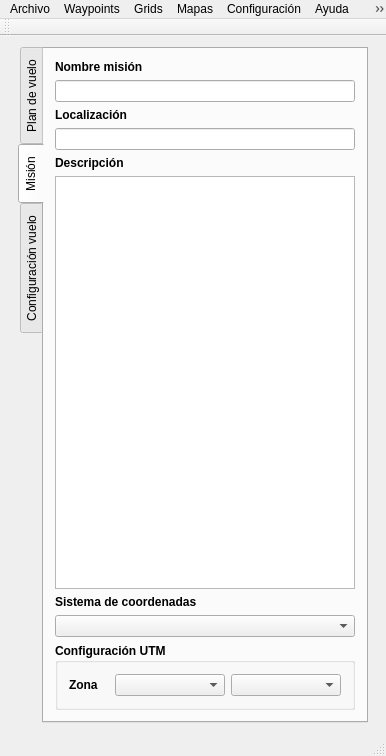
<?xml version="1.0" encoding="UTF-8"?>
<ui version="4.0">
 <class>MainWindow</class>
 <widget class="QMainWindow" name="MainWindow">
  <property name="geometry">
   <rect>
    <x>0</x>
    <y>0</y>
    <width>386</width>
    <height>756</height>
   </rect>
  </property>
  <property name="windowTitle">
   <string>WayPoint Editor by Novadrone</string>
  </property>
  <property name="windowIcon">
   <iconset resource="recursos.qrc">
    <normaloff>:/iconos/images/iconowp_8Vn_icon.ico</normaloff>:/iconos/images/iconowp_8Vn_icon.ico</iconset>
  </property>
  <widget class="QWidget" name="centralWidget">
   <layout class="QVBoxLayout" name="verticalLayout">
    <item>
     <layout class="QHBoxLayout" name="horizontalLayout">
      <item>
       <widget class="QTabWidget" name="tabWidget">
        <property name="enabled">
         <bool>true</bool>
        </property>
        <property name="sizePolicy">
         <sizepolicy hsizetype="Maximum" vsizetype="Maximum">
          <horstretch>0</horstretch>
          <verstretch>0</verstretch>
         </sizepolicy>
        </property>
        <property name="minimumSize">
         <size>
          <width>0</width>
          <height>0</height>
         </size>
        </property>
        <property name="maximumSize">
         <size>
          <width>350</width>
          <height>1500</height>
         </size>
        </property>
        <property name="focusPolicy">
         <enum>Qt::NoFocus</enum>
        </property>
        <property name="layoutDirection">
         <enum>Qt::LeftToRight</enum>
        </property>
        <property name="tabPosition">
         <enum>QTabWidget::West</enum>
        </property>
        <property name="currentIndex">
         <number>1</number>
        </property>
        <property name="tabBarAutoHide">
         <bool>false</bool>
        </property>
        <widget class="QWidget" name="tab">
         <attribute name="title">
          <string>Plan de vuelo</string>
         </attribute>
         <layout class="QVBoxLayout" name="verticalLayout_3">
          <item>
           <widget class="QListView" name="planVueloListView"/>
          </item>
         </layout>
        </widget>
        <widget class="QWidget" name="tab_2">
         <attribute name="title">
          <string>Misión</string>
         </attribute>
         <layout class="QVBoxLayout" name="verticalLayout_4">
          <item>
           <widget class="QLabel" name="nombreMisionLabel">
            <property name="font">
             <font>
              <weight>75</weight>
              <bold>true</bold>
             </font>
            </property>
            <property name="text">
             <string>Nombre misión</string>
            </property>
           </widget>
          </item>
          <item>
           <widget class="QLineEdit" name="nombreProyectoEdit"/>
          </item>
          <item>
           <widget class="QLabel" name="localizacionLabel">
            <property name="font">
             <font>
              <weight>75</weight>
              <bold>true</bold>
             </font>
            </property>
            <property name="text">
             <string>Localización</string>
            </property>
           </widget>
          </item>
          <item>
           <widget class="QLineEdit" name="localizacionEdit"/>
          </item>
          <item>
           <widget class="QLabel" name="descripcionMisionLabel">
            <property name="font">
             <font>
              <weight>75</weight>
              <bold>true</bold>
             </font>
            </property>
            <property name="text">
             <string>Descripción</string>
            </property>
           </widget>
          </item>
          <item>
           <widget class="QPlainTextEdit" name="descripcionEdit"/>
          </item>
          <item>
           <widget class="QLabel" name="coordenadasLabel">
            <property name="font">
             <font>
              <weight>75</weight>
              <bold>true</bold>
             </font>
            </property>
            <property name="text">
             <string>Sistema de coordenadas</string>
            </property>
           </widget>
          </item>
          <item>
           <widget class="QComboBox" name="coordenadasComboBox"/>
          </item>
          <item>
           <widget class="QGroupBox" name="utmGroupBox">
            <property name="font">
             <font>
              <weight>75</weight>
              <bold>true</bold>
             </font>
            </property>
            <property name="title">
             <string>Configuración UTM</string>
            </property>
            <layout class="QHBoxLayout" name="horizontalLayout_7">
             <item>
              <widget class="QLabel" name="zonaLabel">
               <property name="maximumSize">
                <size>
                 <width>40</width>
                 <height>16777215</height>
                </size>
               </property>
               <property name="text">
                <string>Zona</string>
               </property>
              </widget>
             </item>
             <item>
              <widget class="QComboBox" name="letraZonacomboBox"/>
             </item>
             <item>
              <widget class="QComboBox" name="numeroZonacomboBox"/>
             </item>
            </layout>
           </widget>
          </item>
         </layout>
        </widget>
        <widget class="QWidget" name="tab_3">
         <attribute name="title">
          <string>Configuración vuelo</string>
         </attribute>
         <layout class="QVBoxLayout" name="verticalLayout_2">
          <item>
           <widget class="QScrollArea" name="scrollArea">
            <property name="widgetResizable">
             <bool>true</bool>
            </property>
            <widget class="QWidget" name="scrollAreaWidgetContents">
             <property name="geometry">
              <rect>
               <x>0</x>
               <y>0</y>
               <width>304</width>
               <height>657</height>
              </rect>
             </property>
             <layout class="QVBoxLayout" name="verticalLayout_6">
              <item>
               <widget class="QLabel" name="maxAlturaVisorLabel">
                <property name="font">
                 <font>
                  <weight>75</weight>
                  <bold>true</bold>
                 </font>
                </property>
                <property name="text">
                 <string>Altura máxima visor alturas</string>
                </property>
               </widget>
              </item>
              <item>
               <layout class="QHBoxLayout" name="horizontalLayout_2">
                <item>
                 <widget class="QLineEdit" name="maxAlturaVisorEdit">
                  <property name="text">
                   <string>150</string>
                  </property>
                 </widget>
                </item>
                <item>
                 <widget class="QLabel" name="metros1Label">
                  <property name="text">
                   <string>metros</string>
                  </property>
                 </widget>
                </item>
               </layout>
              </item>
              <item>
               <widget class="QLabel" name="maxAlturaVueloLabel">
                <property name="font">
                 <font>
                  <weight>75</weight>
                  <bold>true</bold>
                 </font>
                </property>
                <property name="text">
                 <string>Altura máxima de vuelo</string>
                </property>
               </widget>
              </item>
              <item>
               <layout class="QHBoxLayout" name="horizontalLayout_3">
                <item>
                 <widget class="QLineEdit" name="maxAlturaVueloEdit">
                  <property name="text">
                   <string>120</string>
                  </property>
                 </widget>
                </item>
                <item>
                 <widget class="QLabel" name="metros2Label">
                  <property name="text">
                   <string>metros</string>
                  </property>
                 </widget>
                </item>
               </layout>
              </item>
              <item>
               <layout class="QHBoxLayout" name="horizontalLayout_8">
                <item>
                 <widget class="QLabel" name="alturaWaypointsLabel">
                  <property name="font">
                   <font>
                    <weight>75</weight>
                    <bold>true</bold>
                   </font>
                  </property>
                  <property name="text">
                   <string>Altura waypoints</string>
                  </property>
                 </widget>
                </item>
               </layout>
              </item>
              <item>
               <layout class="QHBoxLayout" name="horizontalLayout_9">
                <item>
                 <widget class="QLineEdit" name="alturaWaypointsText">
                  <property name="text">
                   <string>70</string>
                  </property>
                 </widget>
                </item>
                <item>
                 <widget class="QLabel" name="metros3Label">
                  <property name="text">
                   <string>metros</string>
                  </property>
                 </widget>
                </item>
               </layout>
              </item>
              <item>
               <widget class="QLabel" name="avionLabel">
                <property name="font">
                 <font>
                  <weight>75</weight>
                  <bold>true</bold>
                 </font>
                </property>
                <property name="text">
                 <string>Avión</string>
                </property>
               </widget>
              </item>
              <item>
               <widget class="QComboBox" name="comboAviones"/>
              </item>
              <item>
               <widget class="QLabel" name="maxInclinacionAscLabel">
                <property name="font">
                 <font>
                  <weight>75</weight>
                  <bold>true</bold>
                 </font>
                </property>
                <property name="text">
                 <string>Máxima inclinación ascendente</string>
                </property>
               </widget>
              </item>
              <item>
               <layout class="QHBoxLayout" name="horizontalLayout_4">
                <item>
                 <widget class="QLineEdit" name="maxAnguloInclinacionEdit">
                  <property name="enabled">
                   <bool>false</bool>
                  </property>
                  <property name="text">
                   <string>50</string>
                  </property>
                 </widget>
                </item>
                <item>
                 <widget class="QLabel" name="grados1Label">
                  <property name="text">
                   <string>grados</string>
                  </property>
                 </widget>
                </item>
               </layout>
              </item>
              <item>
               <widget class="QLabel" name="maxDeclinacionLabel">
                <property name="font">
                 <font>
                  <weight>75</weight>
                  <bold>true</bold>
                 </font>
                </property>
                <property name="text">
                 <string>Máxima inclinación descendente</string>
                </property>
               </widget>
              </item>
              <item>
               <layout class="QHBoxLayout" name="horizontalLayout_6">
                <item>
                 <widget class="QLineEdit" name="maxAnguloDeclinacionEdit">
                  <property name="enabled">
                   <bool>false</bool>
                  </property>
                  <property name="text">
                   <string>50</string>
                  </property>
                 </widget>
                </item>
                <item>
                 <widget class="QLabel" name="grados2Label">
                  <property name="text">
                   <string>grados</string>
                  </property>
                 </widget>
                </item>
               </layout>
              </item>
              <item>
               <widget class="QLabel" name="baseLabel">
                <property name="font">
                 <font>
                  <weight>75</weight>
                  <bold>true</bold>
                 </font>
                </property>
                <property name="text">
                 <string>Base aterrizaje</string>
                </property>
               </widget>
              </item>
              <item>
               <layout class="QHBoxLayout" name="horizontalLayout_5">
                <item>
                 <widget class="QLineEdit" name="baseLineEdit">
                  <property name="enabled">
                   <bool>false</bool>
                  </property>
                 </widget>
                </item>
                <item>
                 <widget class="QLabel" name="metros4Label">
                  <property name="text">
                   <string>metros</string>
                  </property>
                 </widget>
                </item>
               </layout>
              </item>
              <item>
               <widget class="QLabel" name="recorridoLabel">
                <property name="font">
                 <font>
                  <weight>75</weight>
                  <bold>true</bold>
                 </font>
                </property>
                <property name="text">
                 <string>Recorrido aterrizaje</string>
                </property>
               </widget>
              </item>
              <item>
               <layout class="QHBoxLayout" name="horizontalLayout_10">
                <item>
                 <widget class="QLineEdit" name="recorridoLineEdit">
                  <property name="enabled">
                   <bool>false</bool>
                  </property>
                 </widget>
                </item>
                <item>
                 <widget class="QLabel" name="metros5Label">
                  <property name="text">
                   <string>metros</string>
                  </property>
                 </widget>
                </item>
               </layout>
              </item>
              <item>
               <widget class="QLabel" name="tiempoVueloLabel">
                <property name="font">
                 <font>
                  <weight>75</weight>
                  <bold>true</bold>
                 </font>
                </property>
                <property name="text">
                 <string>Tiempo de vuelo estimado</string>
                </property>
               </widget>
              </item>
              <item>
               <widget class="QLineEdit" name="tiempoVueloTextEdit">
                <property name="enabled">
                 <bool>false</bool>
                </property>
               </widget>
              </item>
              <item>
               <widget class="QLabel" name="velocidadLabel">
                <property name="font">
                 <font>
                  <weight>75</weight>
                  <bold>true</bold>
                 </font>
                </property>
                <property name="text">
                 <string>Velocidad de crucero</string>
                </property>
               </widget>
              </item>
              <item>
               <layout class="QHBoxLayout" name="horizontalLayout_11">
                <item>
                 <widget class="QLineEdit" name="velocidadTextEdit">
                  <property name="enabled">
                   <bool>false</bool>
                  </property>
                 </widget>
                </item>
                <item>
                 <widget class="QLabel" name="label">
                  <property name="text">
                   <string>m/s</string>
                  </property>
                 </widget>
                </item>
               </layout>
              </item>
              <item>
               <spacer name="verticalSpacer">
                <property name="orientation">
                 <enum>Qt::Vertical</enum>
                </property>
                <property name="sizeHint" stdset="0">
                 <size>
                  <width>20</width>
                  <height>40</height>
                 </size>
                </property>
               </spacer>
              </item>
             </layout>
            </widget>
           </widget>
          </item>
         </layout>
        </widget>
       </widget>
      </item>
     </layout>
    </item>
   </layout>
  </widget>
  <widget class="QMenuBar" name="menuBar">
   <property name="geometry">
    <rect>
     <x>0</x>
     <y>0</y>
     <width>386</width>
     <height>21</height>
    </rect>
   </property>
   <widget class="QMenu" name="menuArchivo">
    <property name="title">
     <string>Archivo</string>
    </property>
    <addaction name="actionNueva_mision"/>
    <addaction name="actionAbrir_proyecto"/>
    <addaction name="actionGuardar_proyecto"/>
    <addaction name="actionGuardar_mision_como"/>
    <addaction name="separator"/>
    <addaction name="actionImportar_fly_a_misi_n"/>
    <addaction name="actionExportar_a_fichero_FLY"/>
    <addaction name="separator"/>
    <addaction name="actionSalir"/>
   </widget>
   <widget class="QMenu" name="menuWaypoints">
    <property name="title">
     <string>Waypoints</string>
    </property>
    <addaction name="actionA_adir_waypoints"/>
    <addaction name="actionCrear_waypoint_anterior_a_marcado"/>
    <addaction name="actionBorrar_waypoint_seleccionado"/>
    <addaction name="actionBorrar_todos_los_waypoints"/>
   </widget>
   <widget class="QMenu" name="menuGrids">
    <property name="title">
     <string>Grids</string>
    </property>
    <addaction name="actionCrear_grids_Ctrl_p"/>
   </widget>
   <widget class="QMenu" name="menuAyuda">
    <property name="title">
     <string>Ayuda</string>
    </property>
    <addaction name="actionAcerca_de"/>
   </widget>
   <widget class="QMenu" name="menuConfiguraci_n">
    <property name="title">
     <string>Configuración</string>
    </property>
    <addaction name="actionAviones"/>
    <addaction name="actionC_maras"/>
    <addaction name="actionOpciones"/>
    <addaction name="actionOpciones_visor"/>
   </widget>
   <widget class="QMenu" name="menuMapas">
    <property name="title">
     <string>Mapas</string>
    </property>
    <addaction name="actionA_dir_mapa"/>
   </widget>
   <widget class="QMenu" name="menuMos_ico">
    <property name="title">
     <string>Mosáico</string>
    </property>
    <addaction name="actionCrear_mos_ico"/>
    <addaction name="actionVer_mosaico"/>
    <addaction name="actionVentana_de_im_genes"/>
   </widget>
   <addaction name="menuArchivo"/>
   <addaction name="menuWaypoints"/>
   <addaction name="menuGrids"/>
   <addaction name="menuMapas"/>
   <addaction name="menuConfiguraci_n"/>
   <addaction name="menuAyuda"/>
   <addaction name="menuMos_ico"/>
  </widget>
  <widget class="QToolBar" name="mainToolBar">
   <attribute name="toolBarArea">
    <enum>TopToolBarArea</enum>
   </attribute>
   <attribute name="toolBarBreak">
    <bool>false</bool>
   </attribute>
  </widget>
  <widget class="QStatusBar" name="statusBar"/>
  <action name="actionAbrir_proyecto">
   <property name="icon">
    <iconset resource="recursos.qrc">
     <normaloff>:/iconos/images/open16.png</normaloff>:/iconos/images/open16.png</iconset>
   </property>
   <property name="text">
    <string>Abrir misión (Ctrl+o)</string>
   </property>
  </action>
  <action name="actionGuardar_proyecto">
   <property name="icon">
    <iconset resource="recursos.qrc">
     <normaloff>:/iconos/images/save16.png</normaloff>:/iconos/images/save16.png</iconset>
   </property>
   <property name="text">
    <string>Guardar misión (Ctrl+s)</string>
   </property>
  </action>
  <action name="actionExportar_a_fichero_FLY">
   <property name="icon">
    <iconset resource="recursos.qrc">
     <normaloff>:/iconos/images/export16.png</normaloff>:/iconos/images/export16.png</iconset>
   </property>
   <property name="text">
    <string>Exportar a fichero .fly (Ctrl+e)</string>
   </property>
  </action>
  <action name="actionSalir">
   <property name="icon">
    <iconset resource="recursos.qrc">
     <normaloff>:/iconos/images/exit16.png</normaloff>:/iconos/images/exit16.png</iconset>
   </property>
   <property name="text">
    <string>Salir (Ctrl + q)</string>
   </property>
  </action>
  <action name="actionA_adir_waypoints">
   <property name="icon">
    <iconset resource="recursos.qrc">
     <normaloff>:/iconos/images/waypoint16.png</normaloff>:/iconos/images/waypoint16.png</iconset>
   </property>
   <property name="text">
    <string>Añadir waypoints (Ctrl+w)</string>
   </property>
  </action>
  <action name="actionCrear_waypoint_anterior_a_marcado">
   <property name="icon">
    <iconset resource="recursos.qrc">
     <normaloff>:/iconos/images/waypointbefore16.png</normaloff>:/iconos/images/waypointbefore16.png</iconset>
   </property>
   <property name="text">
    <string>Crear waypoint anterior a marcado (Ctrl+b)</string>
   </property>
  </action>
  <action name="actionCrear_grids_Ctrl_p">
   <property name="icon">
    <iconset resource="recursos.qrc">
     <normaloff>:/iconos/images/grid16.png</normaloff>:/iconos/images/grid16.png</iconset>
   </property>
   <property name="text">
    <string>Crear grids (Ctrl+p)</string>
   </property>
  </action>
  <action name="actionAcerca_de">
   <property name="icon">
    <iconset resource="recursos.qrc">
     <normaloff>:/iconos/images/about16.png</normaloff>:/iconos/images/about16.png</iconset>
   </property>
   <property name="text">
    <string>Acerca de...</string>
   </property>
  </action>
  <action name="actionNueva_mision">
   <property name="icon">
    <iconset resource="recursos.qrc">
     <normaloff>:/iconos/images/new16.png</normaloff>:/iconos/images/new16.png</iconset>
   </property>
   <property name="text">
    <string>Nueva misión (Ctrl + n)</string>
   </property>
  </action>
  <action name="actionGuardar_mision_como">
   <property name="icon">
    <iconset resource="recursos.qrc">
     <normaloff>:/iconos/images/saveas16.png</normaloff>:/iconos/images/saveas16.png</iconset>
   </property>
   <property name="text">
    <string>Guardar misión como...</string>
   </property>
  </action>
  <action name="actionBorrar_waypoint_seleccionado">
   <property name="icon">
    <iconset resource="recursos.qrc">
     <normaloff>:/iconos/images/rubber16.png</normaloff>:/iconos/images/rubber16.png</iconset>
   </property>
   <property name="text">
    <string>Borrar waypoint seleccionado</string>
   </property>
  </action>
  <action name="actionBorrar_todos_los_waypoints">
   <property name="icon">
    <iconset resource="recursos.qrc">
     <normaloff>:/iconos/images/clean16.png</normaloff>:/iconos/images/clean16.png</iconset>
   </property>
   <property name="text">
    <string>Borrar todos los waypoints</string>
   </property>
  </action>
  <action name="actionAviones">
   <property name="icon">
    <iconset resource="recursos.qrc">
     <normaloff>:/iconos/images/plane16.png</normaloff>:/iconos/images/plane16.png</iconset>
   </property>
   <property name="text">
    <string>Aviones</string>
   </property>
  </action>
  <action name="actionC_maras">
   <property name="icon">
    <iconset resource="recursos.qrc">
     <normaloff>:/iconos/images/camera16.png</normaloff>:/iconos/images/camera16.png</iconset>
   </property>
   <property name="text">
    <string>Cámaras</string>
   </property>
  </action>
  <action name="actionOpciones">
   <property name="icon">
    <iconset resource="recursos.qrc">
     <normaloff>:/iconos/images/settings16.png</normaloff>:/iconos/images/settings16.png</iconset>
   </property>
   <property name="text">
    <string>Opciones...</string>
   </property>
  </action>
  <action name="actionOpciones_visor">
   <property name="icon">
    <iconset resource="recursos.qrc">
     <normaloff>:/iconos/images/configviewer16.png</normaloff>:/iconos/images/configviewer16.png</iconset>
   </property>
   <property name="text">
    <string>Opciones visor</string>
   </property>
  </action>
  <action name="actionImportar_fly_a_misi_n">
   <property name="icon">
    <iconset resource="recursos.qrc">
     <normaloff>:/iconos/images/import16.png</normaloff>:/iconos/images/import16.png</iconset>
   </property>
   <property name="text">
    <string>Importar .fly a misión</string>
   </property>
  </action>
  <action name="actionA_dir_mapa">
   <property name="icon">
    <iconset resource="recursos.qrc">
     <normaloff>:/iconos/images/maps.png</normaloff>:/iconos/images/maps.png</iconset>
   </property>
   <property name="text">
    <string>Añdir mapa</string>
   </property>
  </action>
  <action name="actionCrear_mos_ico">
   <property name="text">
    <string>Crear mosáico</string>
   </property>
  </action>
  <action name="actionVer_mosaico">
   <property name="checkable">
    <bool>true</bool>
   </property>
   <property name="checked">
    <bool>true</bool>
   </property>
   <property name="text">
    <string>Ver mosaico</string>
   </property>
  </action>
  <action name="actionVentana_de_im_genes">
   <property name="checkable">
    <bool>false</bool>
   </property>
   <property name="checked">
    <bool>false</bool>
   </property>
   <property name="text">
    <string>Ventana de imágenes</string>
   </property>
  </action>
 </widget>
 <layoutdefault spacing="6" margin="11"/>
 <resources>
  <include location="recursos.qrc"/>
 </resources>
 <connections/>
</ui>
